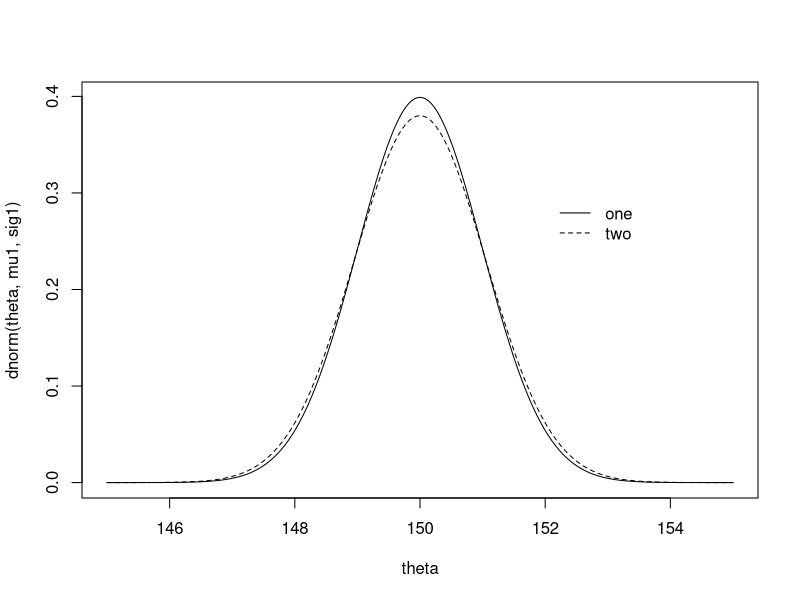

Write R code to recreate this figure.
# 1
HPDsample=function(theta,level=0.95){
  N=length(theta);
  theta.sort=sort(theta);
  M=ceiling(N*level);
  nCI=N-M;
  CI.width=rep(0,nCI);
  for(i in 1:nCI)
    CI.width[i]=theta.sort[i+M]-theta.sort[i];
  index=which.min(CI.width);
  HPD=c(theta.sort[index],theta.sort[index+M]);
  return(HPD)
}

theta = rnorm(1000,150,1);

HPD = HPDsample(theta)

# 2

x_bar = 150;
alpha = 0.05;
sigma_2 = 21;
n = 20;
HPD_interval = c(x_bar - qnorm(1-alpha)*(sigma_2/n)^(1/2),x_bar + qnorm(1-alpha)*(sigma_2/n)^(1/2))

# 3

# one
mu1<- 150;
sig1 <- 1;

# two
mu2<-150;
sig2 <- 21/20;

theta<-seq(mu1 -5*sig1, mu1+5*sig1, length=1000)

plot(theta, dnorm(theta,mu1, sig1), type="l")
lines(theta,dnorm(theta,mu2,sig2),lty=2)
legend(152,0.3,legend=c("one","two"),lty=c(1,2),bty="n")

# 5
mu1<- 150;
sig1 <- 2.2;

sum=0;
for(x in 150:153) 
  sum = sum + dnorm(x,mu1, sig1);
sum
